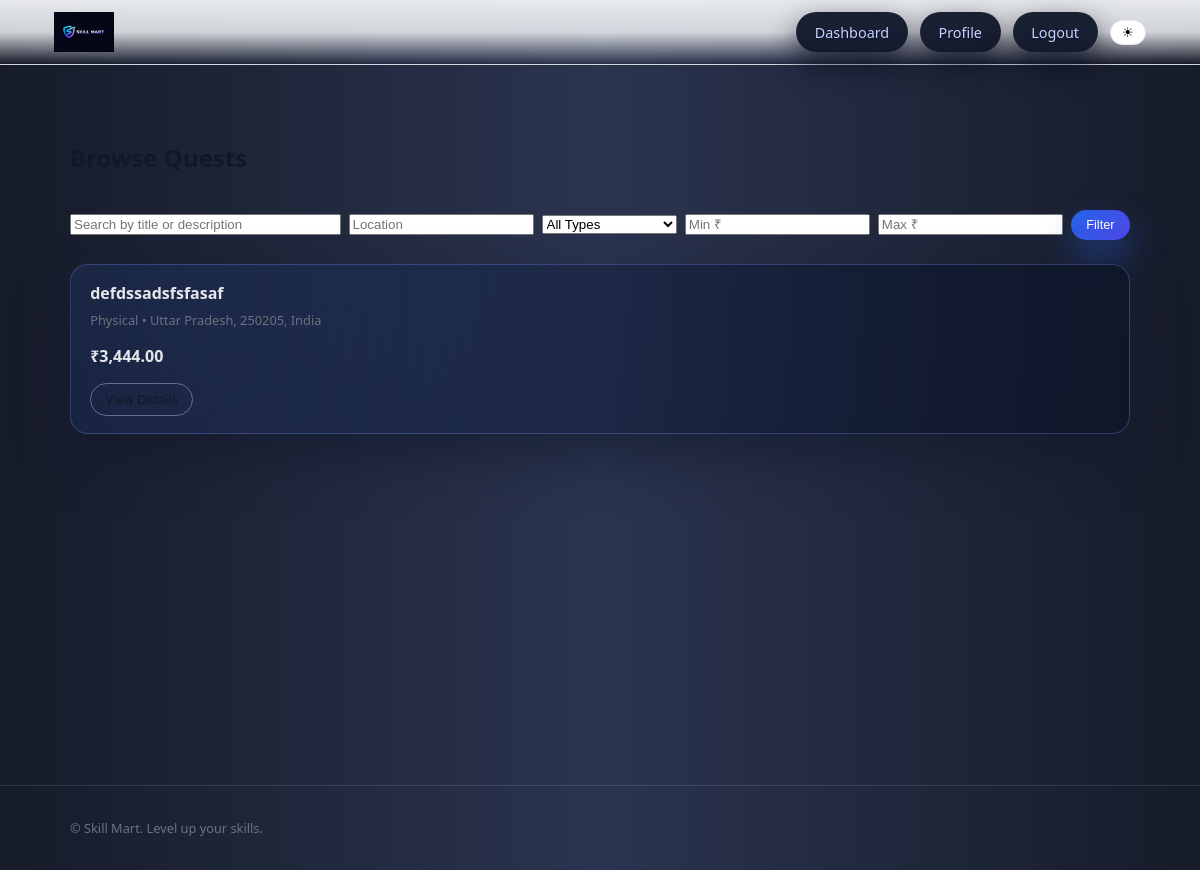
The app's page /marketplace/quests/ (signed in) with its own data.
### marketplace/models.py (models this page shows, shortened)
class Quest(models.Model):
    STATUS_OPEN = "open"
    STATUS_ASSIGNED = "assigned"
    STATUS_COMPLETED = "completed"
    STATUS_PAID = "paid"
    STATUS_CHOICES = [
        (STATUS_OPEN, "Open"),
        (STATUS_ASSIGNED, "Assigned"),
        (STATUS_COMPLETED, "Completed"),
        (STATUS_PAID, "Paid"),
    ]
    client = models.ForeignKey(
        settings.AUTH_USER_MODEL, on_delete=models.CASCADE, related_name="client_quests"
    )
    worker = models.ForeignKey(
        settings.AUTH_USER_MODEL,
        on_delete=models.SET_NULL,
        related_name="worker_quests",
        null=True,
        blank=True,
    )
    title = models.CharField(max_length=200)
    description = models.TextField()
    category = models.CharField(max_length=100, blank=True)
    location = models.CharField(max_length=255, blank=True)
    latitude = models.FloatField(null=True, blank=True)
    longitude = models.FloatField(null=True, blank=True)
    price = models.DecimalField(max_digits=10, decimal_places=2)
    service_type = models.CharField(
        max_length=20, choices=UserProfile.SERVICE_TYPE_CHOICES
    )
    status = models.CharField(
        max_length=20, choices=STATUS_CHOICES, default=STATUS_OPEN
    )
    rating = models.PositiveSmallIntegerField(null=True, blank=True)
    review = models.TextField(blank=True)
    created_at = models.DateTimeField(auto_now_add=True)
    updated_at = models.DateTimeField(auto_now=True)

### marketplace/views.py (the view)
# urls.py: path("quests/", views.quest_list, name="quest_list"),
@login_required
def quest_list(request: HttpRequest) -> HttpResponse:
    qs = Quest.objects.filter(status=Quest.STATUS_OPEN).order_by("-created_at")
    q = request.GET.get("q")
    location = request.GET.get("location")
    service_type = request.GET.get("service_type")
    min_price = request.GET.get("min_price")
    max_price = request.GET.get("max_price")
    if q:
        qs = qs.filter(title__icontains=q) | qs.filter(description__icontains=q)
    if location:
        qs = qs.filter(location__icontains=location)
    if service_type:
        qs = qs.filter(service_type=service_type)
    if min_price:
        qs = qs.filter(price__gte=min_price)
    if max_price:
        qs = qs.filter(price__lte=max_price)
    return render(request, "marketplace/quest_list.html", {"quests": qs})

### marketplace/templatetags/currency_filters.py (called while the page is built)
@register.filter
def rupees(value):
    try:
        price = float(value)
        return f"₹{price:,.2f}"
    except (ValueError, TypeError):
        return f"₹0.00"

### templates/marketplace/quest_list.html (shortened to what this page needs)
{% extends "base.html" %}
{% load currency_filters %}
{% block content %}
<section class="sm-listing">
  <header class="sm-listing-header">
    <h2>Browse Quests</h2>
    <form method="get" class="sm-filter-bar">
      <input type="text" name="q" placeholder="Search by title or description" value="{{ request.GET.q }}" />
      <input type="text" name="location" placeholder="Location" value="{{ request.GET.location }}" />
      <select name="service_type">
        <option value="">All Types</option>
      </select>
      <input type="number" step="0.01" name="min_price" placeholder="Min ₹" value="{{ request.GET.min_price }}" />
      <input type="number" step="0.01" name="max_price" placeholder="Max ₹" value="{{ request.GET.max_price }}" />
      <button type="submit" class="sm-btn sm-btn-small sm-btn-primary">Filter</button>
    </form>
  </header>
  <div class="sm-grid">
    {% for quest in quests %}
    <article class="sm-card sm-quest-card">
      <h4>{{ quest.title }}</h4>
      <p class="sm-quest-meta">
        {{ quest.get_service_type_display }} • {{ quest.location|default:"Remote" }}
      </p>
      <p class="sm-quest-price">{{ quest.price|rupees }}</p>
      <a href="{% url 'marketplace:quest_detail' quest.pk %}" class="sm-btn sm-btn-small sm-btn-ghost">
      </a>
    </article>
    {% empty %}
    <p>No quests found. Try adjusting your filters.</p>
    {% endfor %}
  </div>
</section>
{% endblock %}

### static/css/styles.css (style rules this page uses)
:root { --sm-bg: #f5f5fb; --sm-bg-elevated: #ffffff; --sm-text: #111827; --sm-muted: #6b7280; --sm-primary: #2563eb; --sm-primary-soft: rgba(37, 99, 235, 0.08); --sm-border: #e5e7eb; --sm-radius: 12px; --sm-shadow: 0 18px 40px rgba(15, 23, 42, 0.12); }
*, *::before, *::after { box-sizing: border-box; }
body { margin: 0; font-family: system-ui, -apple-system, BlinkMacSystemFont, "Segoe UI", sans-serif; background: linear-gradient( to right, rgba(10, 15, 30, 0.95), rgba(20, 30, 60, 0.9), rgba(10, 15, 30, 0.95) ); color: var(--sm-text); }
.sm-card { background: radial-gradient(circle at top left, rgba(37, 99, 235, 0.12), rgba(15, 23, 42, 0.98)); border-radius: 18px; padding: 1.1rem 1.2rem; border: 1px solid rgba(129, 140, 248, 0.3); box-shadow: 0 22px 50px rgba(15, 23, 42, 0.55); color: #e5e7eb; }
.sm-btn { display: inline-flex; align-items: center; justify-content: center; border-radius: 999px; padding: 0.6rem 1.1rem; font-size: 0.9rem; border: 1px solid transparent; cursor: pointer; text-decoration: none; }
.sm-btn-primary { background: linear-gradient(135deg, #2563eb, #4f46e5); color: white; box-shadow: 0 18px 35px rgba(37, 99, 235, 0.45); }
.sm-btn-ghost { background: transparent; border-color: rgba(148, 163, 184, 0.6); color: var(--sm-text); }
.sm-btn-small { padding: 0.4rem 0.9rem; font-size: 0.8rem; }
.sm-grid { display: grid; grid-template-columns: repeat(auto-fit, minmax(240px, 1fr)); gap: 1.25rem; }
.sm-quest-card h4 { margin: 0 0 0.4rem 0; }
.sm-quest-meta { margin: 0.15rem 0 0.3rem 0; font-size: 0.8rem; color: var(--sm-muted); }
.sm-quest-price { font-weight: 600; }
.sm-listing-header { display: flex; flex-direction: column; gap: 1rem; margin-bottom: 1.5rem; }
.sm-filter-bar { display: grid; grid-template-columns: 2fr 1.2fr 1fr 1fr 1fr auto; gap: 0.5rem; align-items: center; }

### records on screen
Quest: title "defdssadsfsfasaf", service_type "Physical", location "Uttar Pradesh, 250205, India", price "₹3,444.00"
